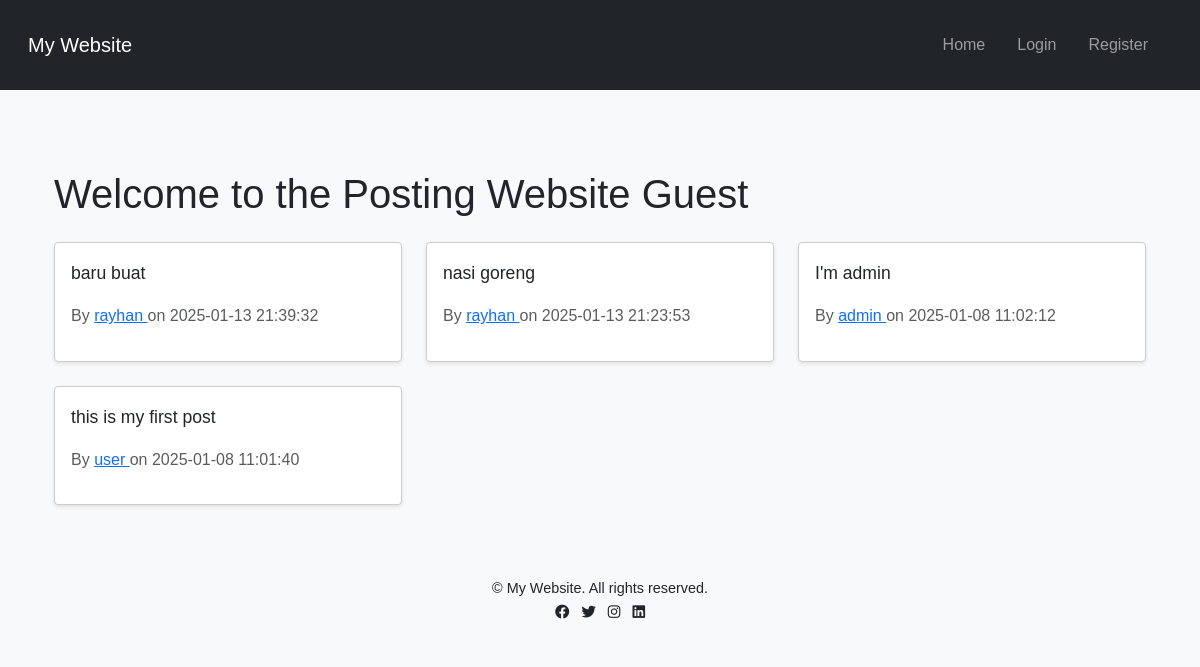
Before: / with the older database file.
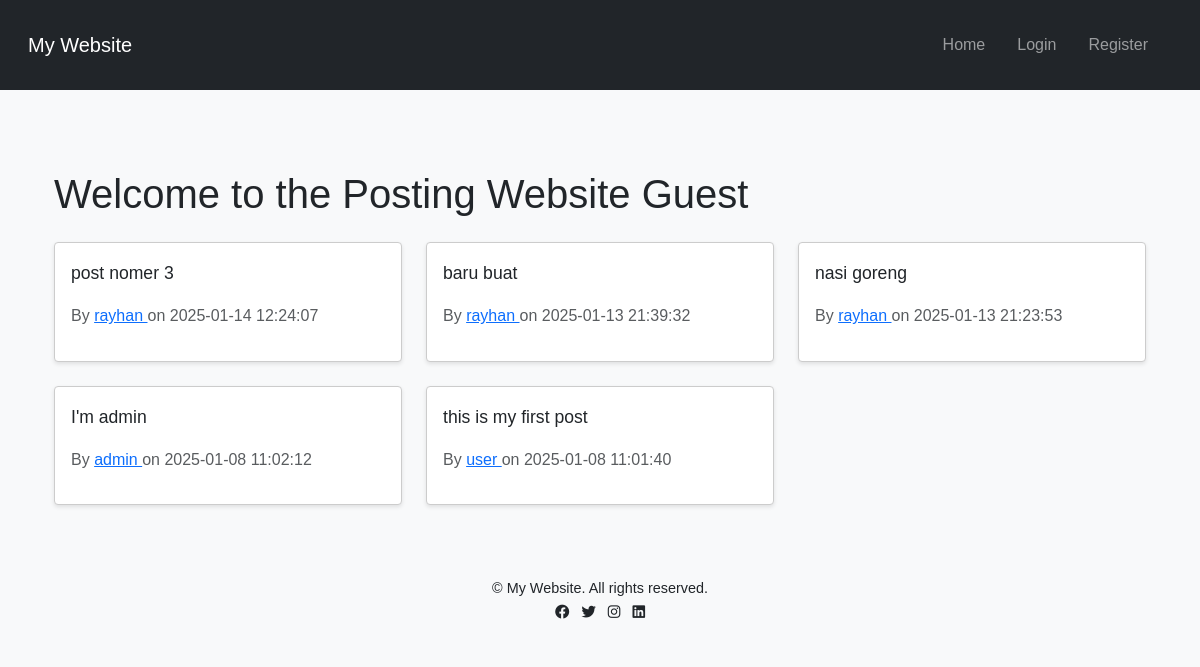
After: the same page with the newer database file.
### models.py (models this page shows, shortened)
class Post(db.Model):
    id = db.Column(db.Integer, primary_key=True)
    content = db.Column(db.Text, nullable=False)
    timestamp = db.Column(db.DateTime, nullable=False)
    user_id = db.Column(db.Integer, db.ForeignKey('user.id'), nullable=False)
    author = db.relationship('User', backref='posts', lazy=True)

class User(db.Model):
    id = db.Column(db.Integer, primary_key=True)
    username = db.Column(db.String(80), unique=True, nullable=False)
    password_hash = db.Column(db.String(128), nullable=False)
    date_joined = db.Column(db.DateTime, default=datetime.now(timezone.utc))
    role = db.Column(db.String(20), default='user')  # Role: 'user' or 'admin'

### app.py (the view)
@app.route('/')
def home():
    posts = Post.query.order_by(Post.timestamp.desc()).all()
    current_user = User.query.get(session.get('user_id'))
    log_action('Home page accessed.', request)  # Pass request here
    return render_template('home.html', posts=posts, serializer=serializer, user=current_user)

### logging_config.py (called while the page is built)
def log_action(action, request):
    logger = logging.getLogger('app_logger')  # Get the logger
    log_message = f'{str(uuid.uuid4())} | {datetime.now().strftime("%Y-%m-%dT%H:%M:%S")} | ACTION: {action} | IP: {request.remote_addr} | APP: {request.user_agent}'
    logger.info(log_message)  # Log the action message

### templates/home.html (shortened to what this page needs)
{% extends "base.html" %}
{% block content %}
<div class="container">
    <h1 class="my-4">Welcome to the Posting Website {% if user %}{{ user.username }}{% else %}Guest{% endif %}</h1>
    {% if posts %}
        <div class="row">
            {% for post in posts %}
                <div class="col-md-4">
                    <div class="card mb-4">
                        <div class="card-body">
                            <p class="card-text">{{ post.content }}</p>
                            <p class="text-muted">
                                By
                                <a href="{{ url_for('profile', encrypted_id=serializer.dumps(post.author.id)) }}">
                                    {{ post.author.username }}
                                </a>
                                on {{ post.timestamp.strftime('%Y-%m-%d %H:%M:%S') }}
                            </p>
                        </div>
                    </div>
                </div>
            {% endfor %}
        </div>
    {% else %}
        <p>No posts available.</p>
    {% endif %}
</div>
{% endblock %}

### templates/base.html (shortened to what this page needs)
<!DOCTYPE html>
<html lang="en">
<head>
    <link href="https://cdn.jsdelivr.net/npm/bootstrap@5.3.0-alpha1/dist/css/bootstrap.min.css" rel="stylesheet">
    <link rel="stylesheet" href="{{ url_for('static', filename='style.css') }}">
    <link href="https://cdnjs.cloudflare.com/ajax/libs/font-awesome/6.0.0-beta3/css/all.min.css" rel="stylesheet">
</head>
<body>
    <header class="bg-dark text-white">
        <nav class="navbar navbar-expand-lg navbar-dark bg-dark">
            <div class="container-fluid">
                <a class="navbar-brand" href="{{ url_for('home') }}">My Website</a>
                <div class="collapse navbar-collapse" id="navbarNav">
                    <ul class="navbar-nav ms-auto">
                        <li class="nav-item">
                            <a class="nav-link" href="{{ url_for('home') }}">Home</a>
                        </li>
                        {% if session.get('user_id') %}
                            <li class="nav-item">
                                <a class="nav-link" href="{{ url_for('post') }}">New Post</a>
                            </li>
                            <li class="nav-item">
                                <a class="nav-link" href="{{ url_for('logout') }}">Logout</a>
                            </li>
                        {% else %}
                            <li class="nav-item">
                                <a class="nav-link" href="{{ url_for('login') }}">Login</a>
                            </li>
                            <li class="nav-item">
                                <a class="nav-link" href="{{ url_for('register') }}">Register</a>
                            </li>
                        {% endif %}
                    </ul>
                </div>
            </div>
        </nav>
    </header>
    <main class="container mt-4">
        {% block content %}{% endblock %}
    </main>
    <footer class="bg-light text-center py-3">
        <div class="container">
            <p class="mb-0">&copy; My Website. All rights reserved.</p>
            <p class="mb-0">
                <a href="#" class="text-dark me-2"><i class="fab fa-facebook"></i></a>
                <a href="#" class="text-dark me-2"><i class="fab fa-twitter"></i></a>
                <a href="#" class="text-dark me-2"><i class="fab fa-instagram"></i></a>
                <a href="#" class="text-dark"><i class="fab fa-linkedin"></i></a>
            </p>
        </div>
    </footer>
</body>
</html>

### static/style.css (style rules this page uses)
body { font-family: Arial, sans-serif; line-height: 1.6; margin: 0; padding: 0; background-color: #f8f9fa; }
header { background: #333; color: #fff; padding: 1rem; }
header ul { list-style: none; padding: 0; }
header ul li { display: inline; margin-right: 1rem; }
header ul li a { color: #fff; text-decoration: none; }
main { padding: 2rem; }
footer { text-align: center; padding: 1rem; background: #f4f4f4; position: relative; bottom: 0; width: 100%; }
.card { border: 1px solid #ccc; border-radius: 0.25rem; box-shadow: 0 2px 4px rgba(0, 0, 0, 0.1); }
.card-body { padding: 1rem; }
.card-text { font-size: 1.1rem; }
footer p { font-size: 0.9rem; }

Changed rows visible on the page:
added Post: content "post nomer 3", author.username "rayhan", timestamp "2025-01-14 12:24:07"
